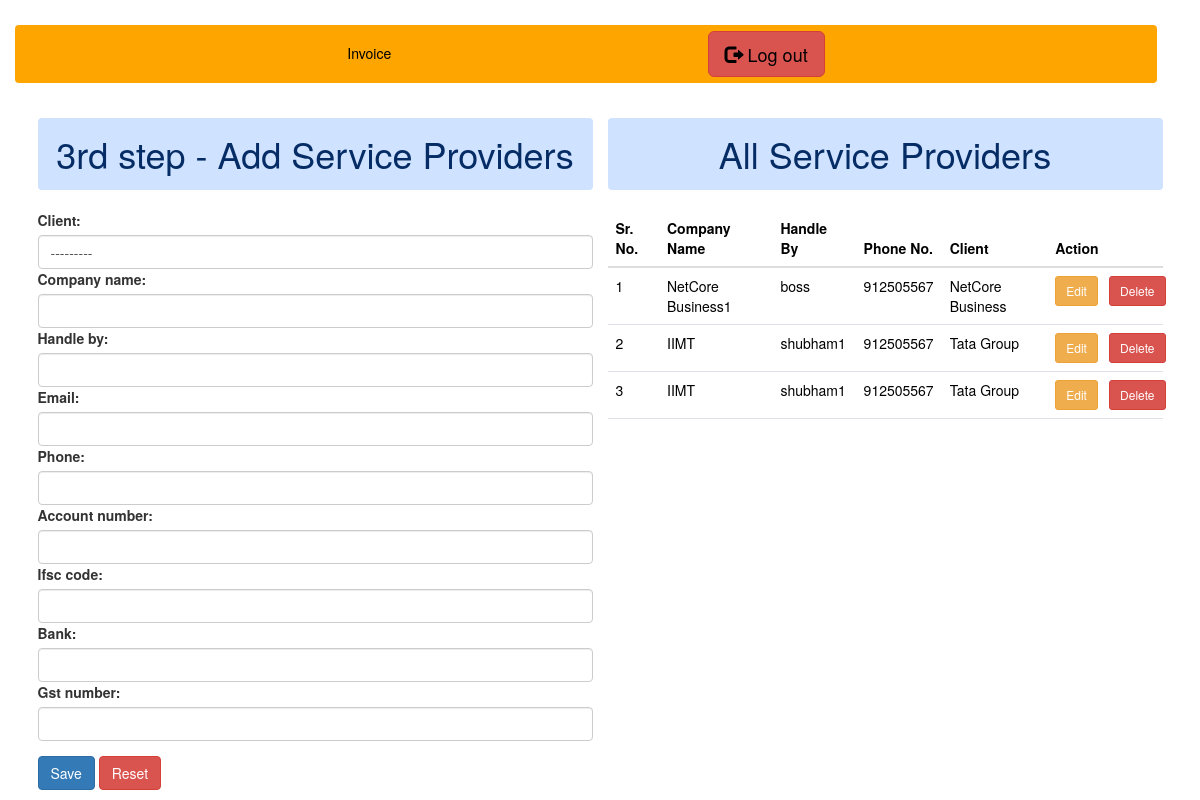
Screenshot of /provider/ (signed in) with the database file from the repository.
### inv/models.py (models this page shows, shortened)
class Client_detail(models.Model):
    company_name = models.CharField(max_length=100)
    gst_number=models.CharField(max_length=50)
    country=models.CharField(max_length=23)
    state=models.CharField(max_length=23)
    address=models.CharField(max_length=34)
    created_at = models.DateTimeField(auto_now_add=True)
    def __str__(self)->str:
        return self.company_name

class AddService(models.Model):
    client= models.ForeignKey(Client_detail, on_delete=models.CASCADE,related_name='AddService',blank=True,null=True)
    company_name=models.CharField(max_length=200)
    handle_by=models.CharField(max_length=200)
    email=models.CharField(max_length=80)
    phone=models.IntegerField()
    account_number=models.IntegerField()
    ifsc_code=models.CharField(max_length=20)
    bank=models.CharField(max_length=20)
    gst_number=models.CharField(max_length=20)

### inv/views.py (the view)
# urls.py: path('provider/', views.add_provider,name='add_provider'),
def add_provider(request):
    obj=AddService.objects.all()
    if request.user.is_authenticated:
        if request.method=='POST':
            providerFm_obj=ServiceProviderForm(request.POST)
            if providerFm_obj.is_valid():
                cname=providerFm_obj.cleaned_data['client']
                comp=providerFm_obj.cleaned_data['company_name']
                by=providerFm_obj.cleaned_data['handle_by']
                emai=providerFm_obj.cleaned_data['email']
                pho=providerFm_obj.cleaned_data['phone']
                anum=providerFm_obj.cleaned_data['account_number']
                inum=providerFm_obj.cleaned_data['ifsc_code']
                ban=providerFm_obj.cleaned_data['bank']
                gst=providerFm_obj.cleaned_data['gst_number']
            obj=AddService(client=cname,company_name=comp,handle_by=by,email=emai,phone=pho,account_number=anum,ifsc_code=inum,bank=ban,gst_number=gst)
            obj.save()
            messages.success(request,"AddService provider!")
            providerFm_obj=ServiceProviderForm()
        else:
            providerFm_obj=ServiceProviderForm()
        return render(request,'provider.html',{'providerFm_obj':providerFm_obj,'data':obj})
    else:
        return HttpResponseRedirect('/')
    return render(request,'provider.html',{'providerFm_obj':providerFm_obj})

### inv/forms.py
class ServiceProviderForm(forms.ModelForm):
    class Meta:
        model=AddService
        fields=['client','company_name','handle_by','email','phone','account_number','ifsc_code','bank','gst_number']
    def __init__(self,*args,**kwargs):
        super(ServiceProviderForm,self).__init__(*args,**kwargs)
        self.fields['client'].widget.attrs['class'] = 'form-control'
        self.fields['company_name'].widget.attrs['class'] = 'form-control'
        self.fields['handle_by'].widget.attrs['class']= 'form-control'
        self.fields['email'].widget.attrs['class'] = 'form-control'
        self.fields['phone'].widget.attrs['class'] = 'form-control'
        self.fields['account_number'].widget.attrs['class'] = 'form-control'
        self.fields['ifsc_code'].widget.attrs['class'] = 'form-control'
        self.fields['bank'].widget.attrs['class'] = 'form-control'
        self.fields['gst_number'].widget.attrs['class'] = 'form-control'

### templates/provider.html (shortened to what this page needs)
{% extends 'base.html' %}
{% load static %}
{% block body %}
<div class="container text-left my-3">
    <div class="row">
      <div class="col">
        <a href="{% url 'add_provider' %}"><h1 class="alert alert-primary text-center">3rd step - Add Service Providers</h1></a>
        <form action="" method="post">
            {{ providerFm_obj }}
            <button type="submit" class="btn btn-primary mt-4">Save</button>
            <button  type="reset" class="btn btn-danger mt-4">Reset</button>
        </form>
      </div>
      <div class="col">
       <h1 class="alert alert-primary text-center">All Service Providers</h1>
        <table class="table">
            <thead>
                <tr>
                    <th scope="col">Sr. No.</th>
                    <th scope="col">Company Name</th>
                    <th scope="col">Handle By</th>
                    <th scope="col">Phone No.</th>
                    <th scope="col">Client</th>
                    <th scope="col">Action</th>
                </tr>
            </thead>
            <tbody>
                {% for obj in data %}
                <tr>
                    <td scope="row">{{forloop.counter}}</td>
                    <td>{{obj.company_name}}</td>
                    <td>{{obj.handle_by}}</td>
                    <td>{{obj.phone}}</td>
                    <td>{{obj.client}}</td>
                    <td>
                        <div class="row" >
                          <div class="col-sm-5">
                            <a href="{% url 'update_company' obj.id  %}" class="btn btn-warning btn-sm">Edit</a>
                          </div>
                          <div class="col-sm-5">
                            <form action="{% url 'delete' obj.id %}" method="post" class="">
                              <button type="submit" class="btn btn-danger btn-sm" onclick="return confirm('Are you sure you want to delete this items?')">Delete</button>
                            </form>
                          </div>
                        </div>
                    </td>
                </tr>
                {% endfor %}
            </tbody>
        </table>
      </div>
    </div>
  </div>
{% endblock body %}

### templates/base.html (shortened to what this page needs)
{% load static %}
<!DOCTYPE html>
<html lang="en">
<head>
    <link href="https://cdn.jsdelivr.net/npm/bootstrap@5.3.1/dist/css/bootstrap.min.css" rel="stylesheet">
    <link rel="stylesheet" href="{% static 'css/bootstrap.css' %}">
</head>
<body>
      <nav class="navbar navbar-text" style="background-color: orange;">
        <div class="container">
          <h5 class=" text-red" style="text-color:red;"><a href="{% url "database" %}">Invoice</a></h5>
          <a href="{% url 'logout' %}" class="btn btn-info btn-lg btn-danger left-side">
            <span class="glyphicon glyphicon-log-out"></span> Log out
          </a>
        </div>
      </nav>
    {% block body %}
    {% endblock body %}
</body>
</html>

### rows the page displays
AddService: company_name "NetCore Business1", handle_by "boss", phone "912505567", client "NetCore Business"
AddService: company_name "IIMT", handle_by "shubham1", phone "912505567", client "Tata Group"
AddService: company_name "IIMT", handle_by "shubham1", phone "912505567", client "Tata Group"
